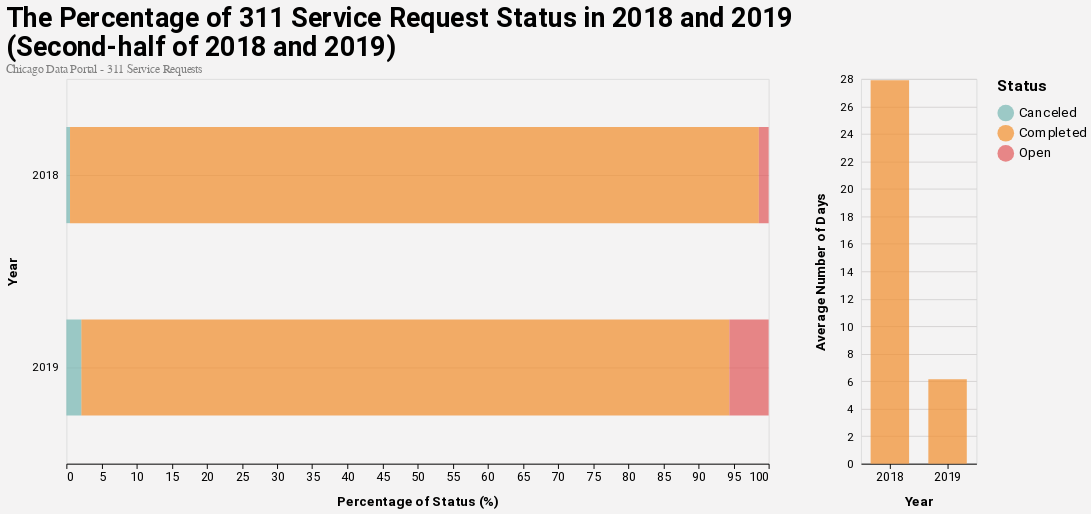

The notebook cell saved with this chart:
### Markdown cell above
#### *Chart #3*

### Code cell
bars | days

### Figure 1 — Vega-Lite specification as saved in the notebook (floating-point values rounded to 4 significant figures)
{"config": {"title": {"anchor": "start", "fontSize": 28, "font": "Roboto", "fontColor": "#000000"}, "subtitle": {"font": "Roboto", "fontSize": 24, "fontColor": "#838383", "subtitlePadding": 10}, "caption": {"font": "Roboto", "fontSize": 26, "fontColor": "#000000"}, "axisX": {"domain": true, "domainColor": "#000000", "domainWidth": 1, "grid": false, "labelFontSize": 13, "labelFont": "Roboto", "labelAngle": 0, "tickColor": "#000000", "tickSize": 5, "titleFontSize": 14, "titlePadding": 13, "titleFont": "Roboto", "title": ""}, "axisY": {"domain": false, "grid": true, "gridColor": "#d6d4d4", "gridWidth": 1, "labelFontSize": 12, "labelFont": "Roboto", "labelPadding": 8, "ticks": false, "titleFontSize": 14, "titlePadding": 13, "titleFont": "Roboto", "titleAngle": 270}, "background": "#f4f3f3", "legend": {"labelFontSize": 14, "labelFont": "Roboto", "symbolSize": 300, "symbolType": "circle", "titleFontSize": 16, "titlePadding": 10, "titleFont": "Roboto", "orient": "right", "offset": 20}, "range": {"category": ["#76b7b2", "#f28e2b", "#e15759", "#4e79a7", "#59a14f", "#edc948", "#b07aa1", "#ff9da7", "#9c755f", "#bab0ac"], "diverging": ["#e1f5fe", "#b3e5fc", "#81d4fa", "#4fc3f7", "#29b6f6", "#03a9f4", "#039be5", "#0288d1", "#0277bd", "#01579b"]}, "geoshape": {"category": ["#76b7b2", "#f28e2b", "#e15759", "#4e79a7", "#59a14f", "#edc948", "#b07aa1", "#ff9da7", "#9c755f", "#bab0ac"], "diverging": ["#e1f5fe", "#b3e5fc", "#81d4fa", "#4fc3f7", "#29b6f6", "#03a9f4", "#039be5", "#0288d1", "#0277bd", "#01579b"]}, "area": {"category": ["#76b7b2", "#f28e2b", "#e15759", "#4e79a7", "#59a14f", "#edc948", "#b07aa1", "#ff9da7", "#9c755f", "#bab0ac"], "fill": "#1696d2", "opacity": 0.7}, "line": {"color": "#1696d2", "stroke": "#1696d2", "strokewidth": 5}, "point": {"filled": true}, "circle": {"color": "#4e79a7", "size": 13}, "text": {"font": "Roboto", "color": "#1696d2", "fontSize": 11, "align": "right", "fontWeight": 400, "size": 11}, "bar": {"size": 40, "binSpacing": 1, "continuousBandSize": 30, "discreteBandSize": 30, "fill": "#1696d2", "stroke": false, "opacity": 0.7}}, "hconcat": [{"data": {"name": "data-59ecb191a2b0ecaf7852fcd68f6220ca"}, "mark": {"type": "bar", "opacity": 0.7, "size": 100}, "encoding": {"color": {"type": "nominal", "field": "index", "legend": {"orient": "right", "title": "Status"}}, "x": {"type": "quantitative", "aggregate": "sum", "field": "COUNT", "title": "Percentage of Status (%)"}, "y": {"type": "nominal", "field": "YEAR", "title": "Year"}}, "height": 400, "title": {"text": ["The Percentage of 311 Service Request Status in 2018 and 2019", "(Second-half of 2018 and 2019)"], "subtitle": ["Chicago Data Portal - 311 Service Requests"], "subtitleColor": "grey"}, "width": 730}, {"data": {"name": "data-44d46695de2de573f721e3927c540866"}, "mark": {"type": "bar", "color": "#f28e2b", "opacity": 0.7}, "encoding": {"x": {"type": "nominal", "axis": {"labelAngle": 0}, "field": "Year", "title": "Year"}, "y": {"type": "quantitative", "field": "Average", "title": "Average Number of Days"}}, "height": 400, "width": 120}], "$schema": "https://vega.github.io/schema/vega-lite/v4.0.2.json", "datasets": {"data-59ecb191a2b0ecaf7852fcd68f6220ca": [{"index": "Completed", "COUNT": 98.09, "YEAR": 2018}, {"index": "Open", "COUNT": 1.394, "YEAR": 2018}, {"index": "Canceled", "COUNT": 0.517, "YEAR": 2018}, {"index": "Completed", "COUNT": 92.28, "YEAR": 2019}, {"index": "Open", "COUNT": 5.597, "YEAR": 2019}, {"index": "Canceled", "COUNT": 2.12, "YEAR": 2019}], "data-44d46695de2de573f721e3927c540866": [{"Year": 2018, "Average": 27.91}, {"Year": 2019, "Average": 6.136}]}}
